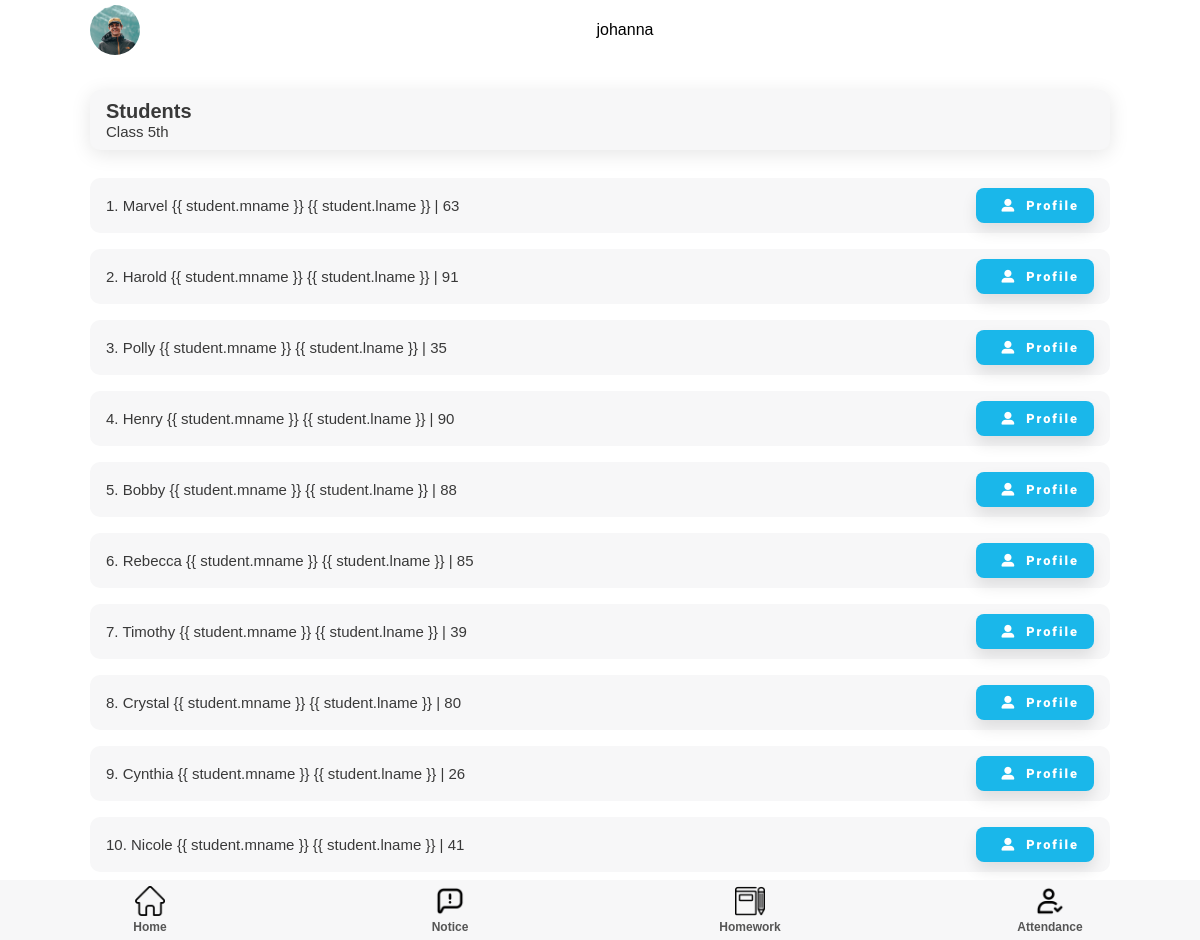
The page /teacher/classStudentList/55 (signed in) on the database its author committed.
### student/models.py (models this page shows)
class student(models.Model):
    fname = models.CharField(max_length=50)
    mname = models.CharField(max_length=50, blank=True, null=True)
    lname = models.CharField(max_length=50, blank=True, null=True)
    email = models.EmailField(blank=True, null=True)
    phone = models.IntegerField(blank=True, null=True)
    fathername = models.CharField(max_length=70)
    mothername = models.CharField(max_length=70)
    fatherphone = models.IntegerField()
    fatheremail = models.EmailField(blank=True, null=True)
    address = models.CharField(max_length=200)
    add_no = models.CharField(max_length=50, blank=True, null=True)
    roll_no = models.IntegerField()
    Class = models.ForeignKey('teacher.classSection', on_delete=models.PROTECT)
    school = models.ForeignKey('superadmin.school', on_delete=models.PROTECT)
    user = models.OneToOneField(User, on_delete=models.CASCADE)

### teacher/views.py (the view)
# urls.py: path('classStudentList/<int:class_id>', views.classStudentList, name = 'classStudentList'),
def classStudentList(request, class_id):
    Class = classSection.objects.get(id=class_id)
    teacherobj = teacher.objects.get(user=request.user)
    schoolobj = teacherobj.school
    students = student.objects.filter(school = schoolobj, Class = Class)
    return render(request, 'classStudentList.html', {'students': students, 'class': Class.Class})

### templates/teacher/classStudentList.html
{% extends 'attendance.html' %} {% load static %} {% block extra-head %}
<link rel="stylesheet" href="{% static '/css/style.css' %}" />
<link rel="stylesheet" href="{% static '/css/attendance.css' %}" />
{% endblock extra-head %} {% block content %}
<section id="main">
  <section id="start-att">
    <div class="component-back">
      <div>
        <h2>Students</h2>
        <p>Class {{ class }}th</p>
      </div>
    </div>
  </section>
  <section>
    <div class="student-list">
      {% for student in students %}
      <div class="add-stud-list">
        <p>
          {{ forloop.counter }}. {{ student.fname }} {% if student.mname %} {{
          student.mname }} {% endif %} {% if student.lname %} {{ student.lname
          }} {% endif %} | {{ student.roll_no }}
        </p>
        <button class="btn btn-sm">
          <i class="fas fa-user-alt"></i>Profile
        </button>
      </div>
      {% endfor %}
    </div>
  </section>
</section>
{% endblock content %}

### templates/teacher/home.html (shortened to what this page needs)
{% load static %}
<!DOCTYPE html>
<html lang="en">
  {% block head %}
  <head>
    <link
      rel="stylesheet"
      href="https://cdnjs.cloudflare.com/ajax/libs/font-awesome/6.0.0-beta2/css/all.min.css"
    />
    <link rel="stylesheet" href="{% static 'css/style.css' %}" />
    {% block extra-head %}{% endblock extra-head %}
  </head>
  {% endblock head %}
  <body>
    <section id="main">
      {% block nav %}
      <section id="nav">
        <nav class="top-navbar">
          <div class="profile-picture">
            <img src="{% static '/img/profile.jpg' %}" />
          </div>
          {{ user.username }}
        </nav>
      </section>
    {% endblock nav %}
{% block content %}{% endblock content %}
      {% block nav-bottom %}
      <section id="bottom-nav">
        <nav class="bottom-navbar">
          <div class="nav-links">
            <div class="nav-button">
              <a href="{% url 'teacher:teacherhome' %}">
                <img src="{% static '/img/home.png' %}" />
                <h5 class="faded">Home</h5>
              </a>
            </div>
            <div class="nav-button">
              <a href="{% url 'notice:teacherNotice' "all" %}">
                <img src="{% static '/img/notice.png' %}" />
                <h5 class="faded">Notice</h5>
              </a>
            </div>
            <div class="nav-button">
              <a href="{% url 'homework:homeworkTeacher' %}">
                <img src="{% static 'img/homework.png' %}" />
                <h5 class="faded">Homework</h5>
              </a>
            </div>
            <div class="nav-button">
              <a href="{% url 'attendance:attendance' %}">
                <img src="{% static '/img/check.png' %}" />
                <h5 class="faded">Attendance</h5>
              </a>
            </div>
          </div>
        </nav>
      </section>
      {% endblock nav-bottom %}
    </section>
  </body>
</html>

### static/css/style.css (style rules this page uses)
:root { --dark-green: #1ab7ea; --light-green: #9cdabd; --dark-red: #fb3f4a; --light-red: #fb878e; --light-red: #2196f3; --light-grey: #f7f7f8; --dark-grey: #e7e7e8; --dark: #393939; --faded: #555555; --center-width: 85%; }
* { box-sizing: border-box; margin: 0; padding: 0; }
body { font-family: "Arial", sans-serif; -webkit-font-smoothing: antialiased; }
a { text-decoration: none; }
* { margin: 0; padding: 0; }
#main { margin: auto; margin-bottom: 60px; width: 100%; background-color: #fff; }
#nav { margin-bottom: 30px; }
.top-navbar { margin: auto; display: flex; justify-content: space-between; align-items: center; align-content: center; height: 60px; width: var(--center-width); }
.profile-picture { height: 50px; width: 50px; }
.profile-picture img { height: 100%; width: 100%; border-radius: 50px; object-fit: cover; }
.menu-list, .component-back { background-color: var(--light-grey); border-radius: 10px; display: flex; justify-content: space-between; align-items: center; margin: 1em 0; padding: 10px 16px; transition: all 0.5s ease 0s; box-shadow: 0px 4px 20px rgba(0, 0, 0, 0.1); }
.bottom-navbar { margin: auto; position: fixed; bottom: 0; background-color: var(--light-grey); height: 60px; width: 100%; }
.nav-links { margin: auto; width: var(--center-width); display: flex; justify-content: space-between; width: 100%; }
.nav-button { height: 60px; width: 25%; display: flex; flex-direction: column; justify-content: space-around; align-items: center; transition: all 0.3s ease-in-out 0.1s; }
.nav-button > a { width: 100%; text-align: center; }
.nav-button img { height: 30px; }
.btn { display: inline-block; background: var(--dark-green); color: #fff; padding: 10px 15px; min-width: 120px; font-size: 1rem; text-align: center; border: none; cursor: pointer; outline: none; box-shadow: 0px 8px 15px rgba(0, 0, 0, 0.1); transition: all 0.3s ease 0s; border-radius: 8px; letter-spacing: 2px; font-family: "Roboto", sans-serif; font-weight: 900; }
.btn-sm { font-size: 0.8rem; min-width: 90px; }
p { color: var(--dark); font-size: 15px; font-weight: 300; }
h2 { color: var(--dark); text-transform: capitalize; font-size: 20px; font-weight: 600; }
h5 { color: var(--dark); font-size: 12px; font-weight: 600; }
.faded { color: var(--faded); }

### static/css/attendance.css (style rules this page uses)
#start-att { width: 85%; margin: auto; }
.fa-user-edit, .fa-user-alt { margin: 0px 10px; }
.add-stud-list { background-color: var(--light-grey); border-radius: 10px; display: flex; justify-content: space-between; align-items: center; margin: 0.5em 0; padding: 10px 16px; }
.student-list { margin: 20px auto 60px; width: var(--center-width); display: flex; flex-direction: column; justify-content: space-between; }

### rows shown on the page
student: fname "Marvel", mname "{{ student.mname }}", lname "{{ student.lname }}", roll_no "63"
student: fname "Harold", mname "{{ student.mname }}", lname "{{ student.lname }}", roll_no "91"
student: fname "Polly", mname "{{ student.mname }}", lname "{{ student.lname }}", roll_no "35"
student: fname "Henry", mname "{{ student.mname }}", lname "{{ student.lname }}", roll_no "90"
student: fname "Bobby", mname "{{ student.mname }}", lname "{{ student.lname }}", roll_no "88"
student: fname "Rebecca", mname "{{ student.mname }}", lname "{{ student.lname }}", roll_no "85"
student: fname "Timothy", mname "{{ student.mname }}", lname "{{ student.lname }}", roll_no "39"
student: fname "Crystal", mname "{{ student.mname }}", lname "{{ student.lname }}", roll_no "80"
student: fname "Cynthia", mname "{{ student.mname }}", lname "{{ student.lname }}", roll_no "26"
student: fname "Nicole", mname "{{ student.mname }}", lname "{{ student.lname }}", roll_no "41"

### other values the page prints
{{ user.username }} "johanna"
{{ class }} "5"
